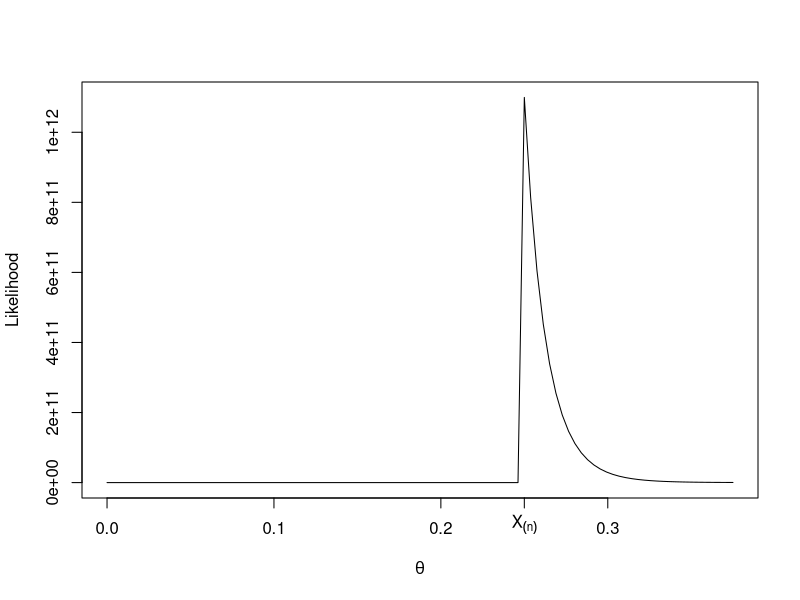
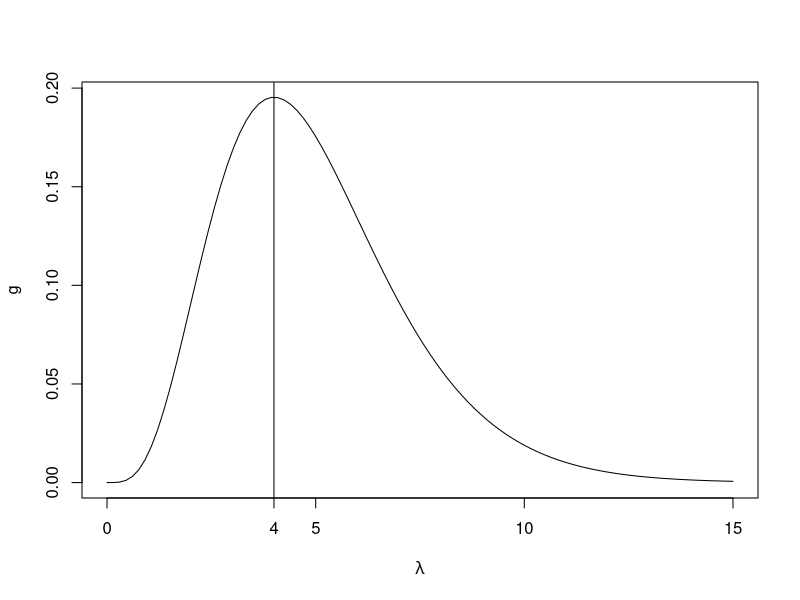

Source code (R) for these figures, in order:
## ---- chunk 1
theta_true <- 0.2    # unknown true theta value
n          <-  5     # sample size

set.seed(1)

# simulate data: n many (unfair) coin tosses
x <- sample(x          = c(0,1), 
               size    = n, 
               replace = TRUE, 
               prob    = c(1-theta_true, theta_true)) 

## number of heads (i.e., the number of "1"s in x)
h <- sum(x)

## First derivative of the log-likelihood function
Lp_fct   <- function(theta, h = h, n = n){
    (h/theta) - (n - h)/(1 - theta)    
}
## Second derivative of the log-likelihood function
Lpp_fct   <- function(theta, h = h, n = n){
    - (h/theta^2) - (n - h)/(1 - theta)^2    
}


t     <- 1e-10   # convergence criterion
check <- TRUE    # for stopping the while-loop
i     <- 0       # count iterations


theta <- 0.4     # starting value 
Lp    <- Lp_fct( theta, h=h, n=n)
Lpp   <- Lpp_fct(theta, h=h, n=n)



while(check){
    i         <- i + 1
    ##
    theta_new <- theta[i] - (Lp_fct(theta[i], h=h, n=n) / Lpp_fct(theta[i], h=h, n=n))    
    Lp_new    <- Lp_fct( theta_new, h = h, n = n)
    Lpp_new   <- Lpp_fct(theta_new, h = h, n = n)
    ##
    theta     <- c(theta, theta_new) 
    Lp        <- c(Lp,    Lp_new) 
    Lpp       <- c(Lpp,   Lpp_new) 
    ##
    if( abs(Lp_fct(theta_new, h=h, n=n)) < t ){check <- FALSE}
}

cbind(theta, Lp, Lp/Lpp)
## ---- chunk 2
#| label: fig-MLMaxestim
#| fig-cap: Graph of the likelihood function $\mathcal{L}_n(\theta)$ given in @eq-MLMaxestim.
n          <- 20   # sample size
X_max      <- 0.25

theta_vec  <- seq(from = 0, 
                  to   = X_max * 1.5, 
                  len  = 100) 
likelihood_fun <- function(theta, X_max, n){ 
    likelihood              <- 1/(theta^n)
    likelihood[theta < X_max] <- 0 
    return(likelihood) 
}

likelihood_vec <- likelihood_fun(theta = theta_vec,
                                 X_max = X_max, 
                                 n     = n)

plot(y = likelihood_vec, 
     x = theta_vec, 
     type = "l", 
     xlab = expression(theta),
     ylab = "Likelihood", 
     main = "")            
axis(1, at = X_max, labels = expression(X[(n)]))                  
## ---- chunk 3
lambda_vec <- seq(from = .0001, to = 15, len = 100)
g_vec      <- (lambda_vec^4 * exp(-1*lambda_vec))/( factorial(4) )

plot(x = lambda_vec, y = g_vec, 
     type = "l", xlab=expression(lambda), ylab="g")
abline(v = 4)
axis(1, at = 4)
